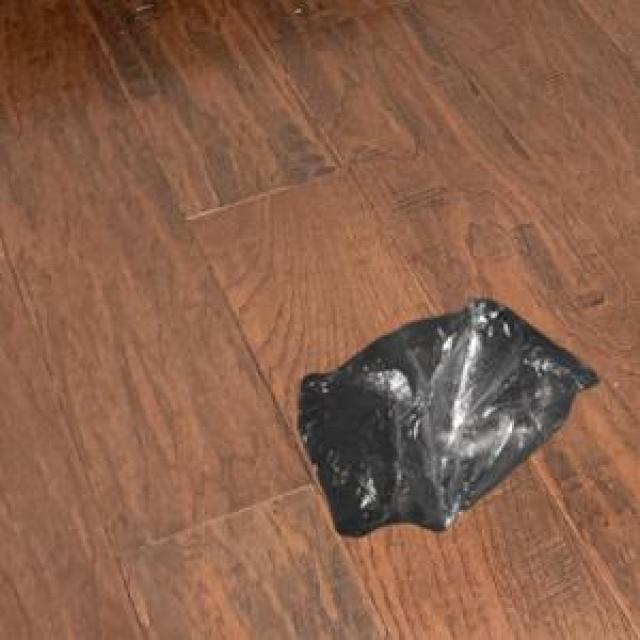
#> input picture jj/img.png, 640 x 640 px
$ python plastic.py
#> lines starting #> are read from the running program, lines starting #| are printed output that depends on the picture; after the words box and inside, x2 and y2 are one past the last pixel; in counts of white or black regions, pixels touching at a corner belong together
import cv2
import numpy as np
import matplotlib.pyplot as plt

def pipeline(image_path):
#> called with image_path = 'jj/img.png'
    images = []
    titles = []

    # 1. Read
    img = cv2.imread(image_path)
#> img is the input picture: shape (640, 640, 3); mean B, G, R 76, 97.3, 138.1
    img_rgb = cv2.cvtColor(img, cv2.COLOR_BGR2RGB)
    images.append(img_rgb)
    titles.append("Original")

    # 2. Resize
    img_resized = cv2.resize(img, (224, 224))
    images.append(cv2.cvtColor(img_resized, cv2.COLOR_BGR2RGB))
    titles.append("Resized")

    # 3. Gaussian Blur (nhẹ thôi)
    blur = cv2.GaussianBlur(img_resized, (3,3), 0)
    images.append(cv2.cvtColor(blur, cv2.COLOR_BGR2RGB))
    titles.append("Gaussian")

    # 4. Gray
    gray = cv2.cvtColor(blur, cv2.COLOR_BGR2GRAY)
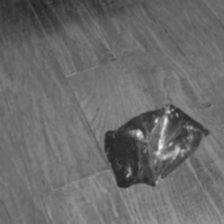
#> gray: shape (224, 224); min 35, max 244, mean 107
    images.append(gray)
    titles.append("Gray")

    # 5. CLAHE (🔥 QUAN TRỌNG)
    clahe = cv2.createCLAHE(clipLimit=2.0, tileGridSize=(8,8))
    gray_clahe = clahe.apply(gray)
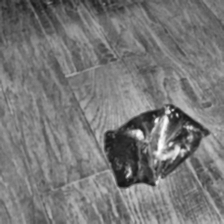
#> gray_clahe: shape (224, 224); min 19, max 254, mean 119.3
    images.append(gray_clahe)
    titles.append("CLAHE")

    # 6. Canny Edge (thay threshold)
    edges = cv2.Canny(gray_clahe, 50, 150)
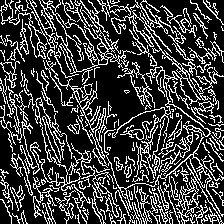
#> edges: shape (224, 224); 24.7% white in thin lines or dots
    images.append(edges)
    titles.append("Canny")

    # 7. Dilate (nối biên lại)
    kernel = np.ones((3,3), np.uint8)
    dilated = cv2.dilate(edges, kernel, iterations=2)
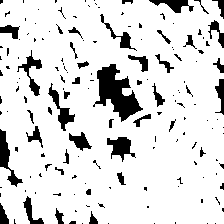
#> dilated: shape (224, 224); 87% white; 161 black regions (118 under 20 px)
    images.append(dilated)
    titles.append("Dilate")

    # 8. Find contour → ROI
    contours, _ = cv2.findContours(dilated, cv2.RETR_EXTERNAL, cv2.CHAIN_APPROX_SIMPLE)
#> contours = 1 contour; box (x1, y1, x2, y2) and area: (0, 0, 224, 224) 47594

    if len(contours) > 0:
        # lấy contour lớn nhất
        c = max(contours, key=cv2.contourArea)
#> c = contour of 409 points, box (x1, y1, x2, y2) (0, 0, 224, 224), area 47594
        x, y, w, h = cv2.boundingRect(c)
#> x = 0; y = 0; w = 224; h = 224

        # padding tránh cắt sát quá
        pad = 10
        x = max(x - pad, 0)
        y = max(y - pad, 0)
        w = min(w + 2*pad, 224 - x)
        h = min(h + 2*pad, 224 - y)

        roi = img_resized[y:y+h, x:x+w]
    else:
        roi = img_resized

    images.append(cv2.cvtColor(roi, cv2.COLOR_BGR2RGB))
    titles.append("ROI")

    # 9. Resize lại ROI về chuẩn model
    roi = cv2.resize(roi, (224, 224))
    images.append(cv2.cvtColor(roi, cv2.COLOR_BGR2RGB))
    titles.append("ROI Resize")

    # 10. Normalize (mean-std)
    roi_norm = roi.astype(np.float32)
    roi_norm = (roi_norm - np.mean(roi_norm)) / (np.std(roi_norm) + 1e-7)

    # để visualize lại
    norm_vis = cv2.normalize(roi_norm, None, 0, 255, cv2.NORM_MINMAX)
    images.append(norm_vis.astype(np.uint8))
    titles.append("Normalize")

    # # 11. Augmentation (ví dụ)
    # flip = cv2.flip(roi, 1)
    # images.append(cv2.cvtColor(flip, cv2.COLOR_BGR2RGB))
    # titles.append("Flip")

    # ===== HIỂN THỊ 1 HÀNG =====
    n = len(images)
#> n = 10
    rows = 2
    cols = (n + 1) // 2
#> cols = 5

    plt.figure(figsize=(4*cols, 6))


    for i in range(n):
        plt.subplot(rows, cols, i+1)
        if len(images[i].shape) == 2:
            plt.imshow(images[i], cmap='gray')
        else:
            plt.imshow(images[i])
        plt.title(titles[i])
        plt.axis("off")

    plt.tight_layout()
    plt.show()
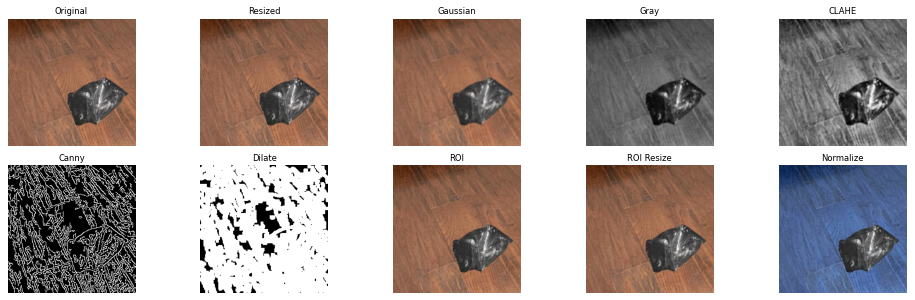
#> figure drawn by matplotlib, 10 panels

    return roi_norm  # dùng cho model


# TEST
pipeline("jj/img.png")
